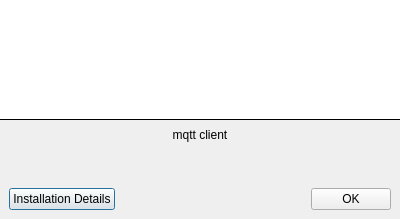
<?xml version="1.0" encoding="UTF-8"?>
<ui version="4.0">
 <class>About</class>
 <widget class="QDialog" name="About">
  <property name="geometry">
   <rect>
    <x>0</x>
    <y>0</y>
    <width>400</width>
    <height>219</height>
   </rect>
  </property>
  <property name="windowTitle">
   <string>About MQTT Utility</string>
  </property>
  <layout class="QVBoxLayout" name="verticalLayout">
   <property name="spacing">
    <number>0</number>
   </property>
   <property name="leftMargin">
    <number>0</number>
   </property>
   <property name="topMargin">
    <number>0</number>
   </property>
   <property name="rightMargin">
    <number>0</number>
   </property>
   <property name="bottomMargin">
    <number>0</number>
   </property>
   <item>
    <widget class="QLabel" name="label">
     <property name="styleSheet">
      <string notr="true">background-color: rgb(255, 255, 255);</string>
     </property>
     <property name="text">
      <string/>
     </property>
     <property name="pixmap">
      <pixmap resource="res.qrc">:/image/paho_logo_400.png</pixmap>
     </property>
     <property name="alignment">
      <set>Qt::AlignLeading|Qt::AlignLeft|Qt::AlignTop</set>
     </property>
    </widget>
   </item>
   <item>
    <widget class="QWidget" name="widget" native="true">
     <property name="maximumSize">
      <size>
       <width>16777215</width>
       <height>100</height>
      </size>
     </property>
     <property name="styleSheet">
      <string notr="true">QWidget#widget{border-top:1px solid}</string>
     </property>
     <layout class="QGridLayout" name="gridLayout">
      <item row="1" column="1">
       <spacer name="verticalSpacer">
        <property name="orientation">
         <enum>Qt::Vertical</enum>
        </property>
        <property name="sizeHint" stdset="0">
         <size>
          <width>20</width>
          <height>50</height>
         </size>
        </property>
       </spacer>
      </item>
      <item row="2" column="1">
       <spacer name="horizontalSpacer">
        <property name="orientation">
         <enum>Qt::Horizontal</enum>
        </property>
        <property name="sizeHint" stdset="0">
         <size>
          <width>164</width>
          <height>20</height>
         </size>
        </property>
       </spacer>
      </item>
      <item row="2" column="0">
       <widget class="QPushButton" name="installButton">
        <property name="text">
         <string>Installation Details</string>
        </property>
       </widget>
      </item>
      <item row="2" column="2">
       <widget class="QPushButton" name="okButton">
        <property name="text">
         <string>OK</string>
        </property>
       </widget>
      </item>
      <item row="0" column="0" colspan="3">
       <widget class="QLabel" name="label_2">
        <property name="text">
         <string>mqtt client</string>
        </property>
        <property name="alignment">
         <set>Qt::AlignCenter</set>
        </property>
       </widget>
      </item>
     </layout>
    </widget>
   </item>
  </layout>
 </widget>
 <resources>
  <include location="res.qrc"/>
 </resources>
 <connections/>
</ui>
